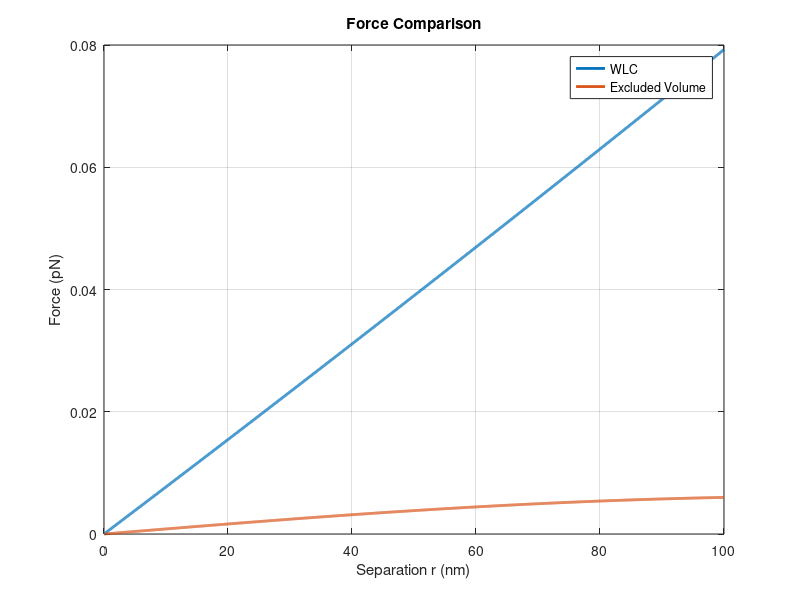
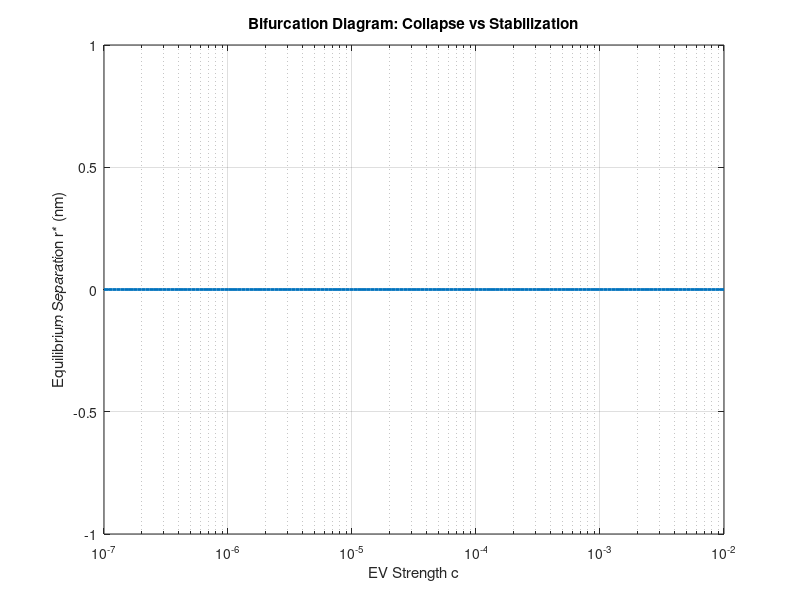
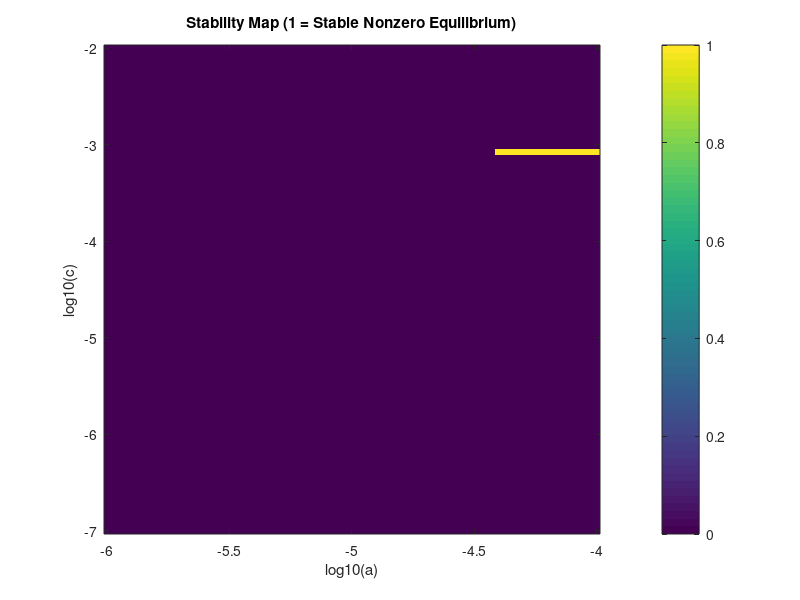
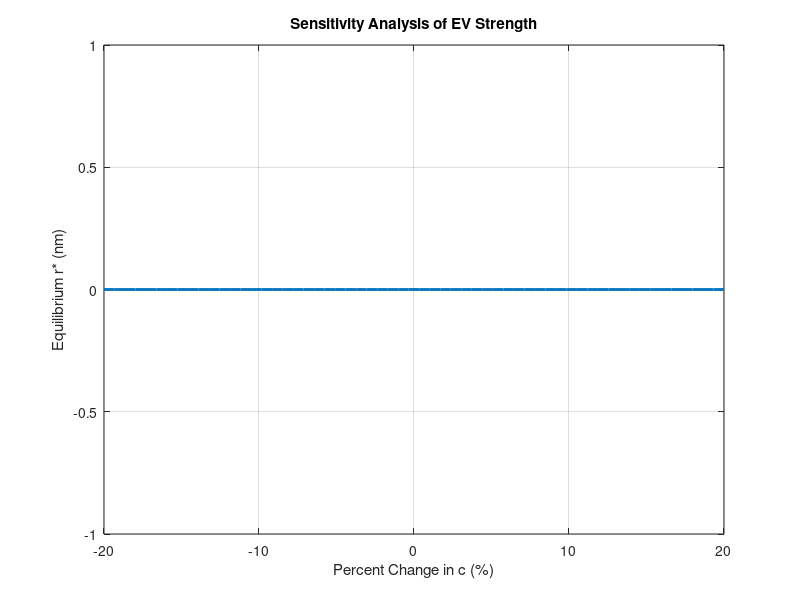

Here is the MATLAB script that generated these plots, in order:
%% ============================================================
%  WLC + Excluded Volume Parameter Regime Analysis
%  Goal: Identify parameter regime where EV force alone
%  stabilizes the WLC bond (no steric core)
%
%  Author: Avery Zapata
% =============================================================

clear; close all; clc;

%% =============================================================
% Physical parameters
% =============================================================

kBT = 4.1;                     % pN*nm
zeta = 2.5e-3;                 % pN*s/nm

alpha = 0.2176;                % WLC force scale
R0 = 1700;                     % nm

% baseline EV parameters
c_base = 8.305e-5;             % pN/nm
a_base = 3.268e-5;             % nm^-2

%% =============================================================
% Simulation grid
% =============================================================

r = linspace(0,100,2000);      % distance grid

%% =============================================================
% FORCE DEFINITIONS
% =============================================================

FWLC = @(r,alpha) alpha .* (-1 + 1./(1 - r./R0).^2 + 4*r./R0);

FEV  = @(r,c,a) c .* r .* exp(-a .* r.^2);

%% =============================================================
% Plot force curves (diagnostic)
% =============================================================

figure
plot(r, FWLC(r,alpha),'LineWidth',2)
hold on
plot(r, FEV(r,c_base,a_base),'LineWidth',2)

xlabel('Separation r (nm)')
ylabel('Force (pN)')
legend('WLC','Excluded Volume')
title('Force Comparison')
grid on

%% =============================================================
% TOTAL FORCE FUNCTION
% =============================================================

Ftot = @(r,c,a) FWLC(r,alpha) - FEV(r,c,a);

%% =============================================================
% FUNCTION TO FIND EQUILIBRIUM SEPARATION
% =============================================================

find_equilibrium = @(c,a) equilibrium_root(Ftot,c,a);

%% =============================================================
% BIFURCATION ANALYSIS
% Sweep EV strength c
% =============================================================

c_vals = logspace(-7,-2,150);
r_star = nan(size(c_vals));

for i = 1:length(c_vals)

    c = c_vals(i);

    r_guess = 30;

    try
        r_star(i) = fzero(@(x) Ftot(x,c,a_base), r_guess);
    catch
        r_star(i) = NaN;
    end

end

figure
semilogx(c_vals, r_star,'LineWidth',2)
xlabel('EV Strength c')
ylabel('Equilibrium Separation r* (nm)')
title('Bifurcation Diagram: Collapse vs Stabilization')
grid on

%% =============================================================
% 2D PARAMETER SWEEP
% (c vs a stability map)
% =============================================================

c_grid = logspace(-7,-2,80);
a_grid = logspace(-6,-4,80);

stable_map = zeros(length(c_grid), length(a_grid));

for i = 1:length(c_grid)

    for j = 1:length(a_grid)

        c = c_grid(i);
        a = a_grid(j);

        try
            root = fzero(@(x) Ftot(x,c,a),30);

            if root > 1
                stable_map(i,j) = 1;
            end

        catch
            stable_map(i,j) = 0;
        end

    end

end

figure
imagesc(log10(a_grid), log10(c_grid), stable_map)
set(gca,'YDir','normal')

xlabel('log10(a)')
ylabel('log10(c)')
title('Stability Map (1 = Stable Nonzero Equilibrium)')
colorbar

%% =============================================================
% SENSITIVITY ANALYSIS
% =============================================================

param_variation = linspace(-0.2,0.2,60);

r_sensitivity = zeros(size(param_variation));

for i = 1:length(param_variation)

    c = c_base * (1 + param_variation(i));

    try
        r_sensitivity(i) = fzero(@(x) Ftot(x,c,a_base),30);
    catch
        r_sensitivity(i) = NaN;
    end

end

figure
plot(param_variation*100, r_sensitivity,'LineWidth',2)

xlabel('Percent Change in c (%)')
ylabel('Equilibrium r* (nm)')
title('Sensitivity Analysis of EV Strength')
grid on

%% =============================================================
% TIME DYNAMICS SIMULATION
% =============================================================

dt = 0.01;
T = 200;

steps = round(T/dt);

r_sim = zeros(steps,1);
r_sim(1) = 50;

for i = 2:steps

    r_current = r_sim(i-1);

    force = Ftot(r_current,c_base,a_base);

    rdot = -force / zeta;

    r_sim(i) = r_current + dt * rdot;

end

time = (0:steps-1)*dt;

figure
plot(time, r_sim,'LineWidth',2)
xlabel('Time')
ylabel('Separation r(t)')
title('Dynamic Evolution of Bead Separation')
grid on

%% =============================================================
% MULTIPLE INITIAL CONDITIONS TEST
% =============================================================

initial_conditions = [10 20 50 80];

figure
hold on

for ic = 1:length(initial_conditions)

    r_sim = zeros(steps,1);
    r_sim(1) = initial_conditions(ic);

    for i = 2:steps

        r_current = r_sim(i-1);

        force = Ftot(r_current,c_base,a_base);

        rdot = -force / zeta;

        r_sim(i) = r_current + dt * rdot;

    end

    plot(time,r_sim,'LineWidth',2)

end

xlabel('Time')
ylabel('r(t)')
title('Convergence from Multiple Initial Conditions')
legend('10 nm','20 nm','50 nm','80 nm')
grid on

%% =============================================================
% HELPER FUNCTION
% =============================================================

function rstar = equilibrium_root(Ftot,c,a)

    try
        rstar = fzero(@(x) Ftot(x,c,a),30);

        if rstar < 1
            rstar = NaN;
        end

    catch
        rstar = NaN;
    end

end
